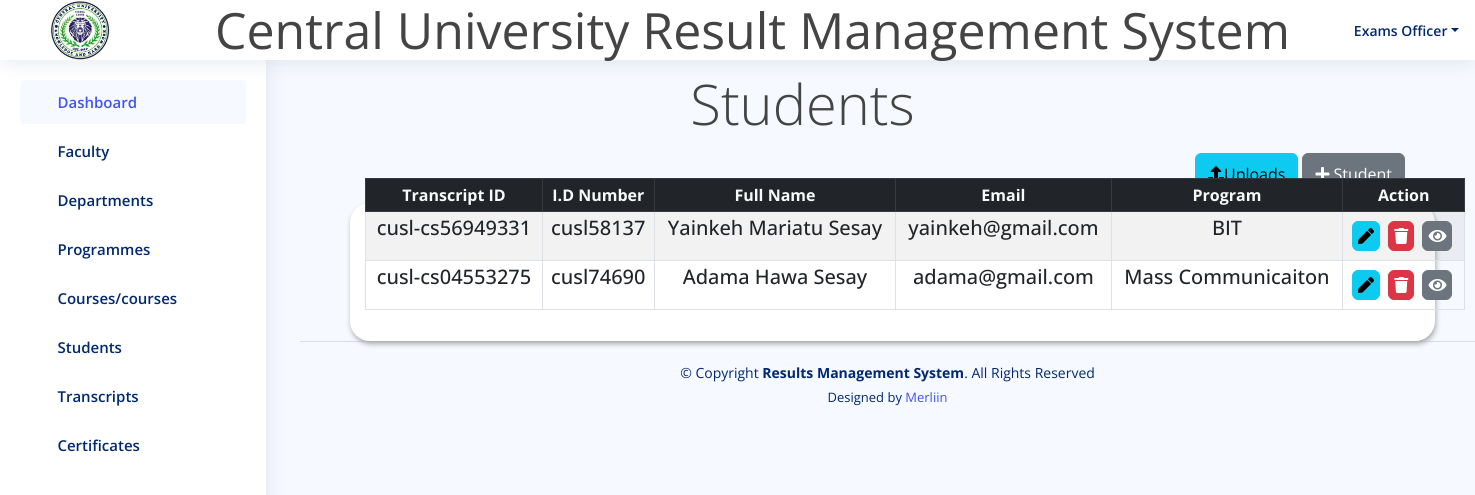
Screenshot of /result/student/ (signed in) with the database file from the repository.
### result/models.py (models this page shows, shortened)
class Student(models.Model):
    student_id = models.CharField(max_length=50, unique=True)
    transcript_id = models.CharField(max_length=50)
    fullname = models.CharField(max_length=100)
    email = models.EmailField(max_length=20)
    contact = models.CharField(max_length=15)
    gender = models.TextField(max_length=20, choices=GENDER)
    department = models.ForeignKey(Department, on_delete=models.CASCADE)
    program = models.ForeignKey(Program, on_delete=models.CASCADE)
    dob = models.DateField(null=True)
    stu_image = models.ImageField(null=True, blank=True, upload_to="media/")

class Program(models.Model):
    program = models.CharField(max_length=100)
    department = models.ForeignKey(Department, on_delete=models.CASCADE)
    def __str__(self):
        return self.program

### result/views.py (the view)
# urls.py: path('student/', views.student, name='student'),
@login_required(login_url='login')
def student(request):
    stu = Student.objects.all()
    if request.method == 'POST':
        form = StudentForm(request.POST, request.FILES)
        if form.is_valid():
                form.save()
                messages.success(request, "Student added successfully!")
                return redirect('student')
    else:
        form = StudentForm()
    return render(request, 'result/student.html', {'stu': stu, 'form': form})

### result/models.py (called while the page is built)
    def __str__(self):
        return self.department

### templates/result/student.html (shortened to what this page needs)
{% load static %}
<!DOCTYPE html>
<html lang="en">
<head>
  <link href="https://cdn.datatables.net/v/bs5/jszip-2.5.0/dt-1.13.4/b-2.3.6/b-html5-2.3.6/b-print-2.3.6/datatables.min.css" rel="stylesheet"/>
   <link rel="stylesheet" href="https://cdnjs.cloudflare.com/ajax/libs/font-awesome/5.15.4/css/all.min.css" />
  <link href="{% static 'assets/vendor/bootstrap/css/bootstrap.min.css' %}" rel="stylesheet">
  <link href="{% static 'assets/vendor/bootstrap-icons/bootstrap-icons.css' %}" rel="stylesheet">
  <link href="{% static 'assets/vendor/boxicons/css/boxicons.min.css' %}" rel="stylesheet">
  <link href="{% static 'assets/vendor/quill/quill.snow.css' %}" rel="stylesheet">
  <link href="{% static 'assets/vendor/quill/quill.bubble.css' %}" rel="stylesheet">
  <link href="{% static 'assets/vendor/remixicon/remixicon.css' %}" rel="stylesheet">
  <link href="{% static 'assets/vendor/simple-datatables/style.css' %}" rel="stylesheet">
  <link href="{% static 'assets/style.css'%}" rel="stylesheet">
  <link rel="stylesheet" href="{% static 'assets/css/result.css' %}">
</head>
<body>
  <header id="header" class="header fixed-top d-flex align-items-center">
    <div class="d-flex align-items-center justify-content-between">
      <img style="width: 60px; margin-left: -250px; margin-right: 50px; margin-top: 20px; margin-bottom:20px;"  src="{% static 'assets/img/cusl.jpeg' %}" alt="">
      <i class="bi bi-list toggle-sidebar-btn"></i>
    </div>
    <div class="search-bar">
      <marquee style="font-size: 50px;" behavior="" direction="">Central University Result Management System</marquee>
    </div>
    <nav class="header-nav ms-auto">
      <ul class="d-flex align-items-center">
        <li class="nav-item dropdown pe-3">
          <a class="nav-link nav-profile d-flex align-items-center pe-0" href="#" data-bs-toggle="dropdown">
            <span class="d-none d-md-block dropdown-toggle ps-2">Exams Officer</span>
          </a>
        </li>
      </ul>
    </nav>
  </header>
 <aside id="sidebar" class="sidebar" style="width: 18%;">
  <ul class="sidebar-nav" id="sidebar-nav">
    <li class="nav-item">
      <a class="nav-link " href="{% url 'admin1' %}">
        <i class="bi bi-grid"></i>
        <span>Dashboard</span>
      </a>
    </li>
    <li class="nav-item">
      <a class="nav-link collapsed" data-bs-target="#components-nav" data-bs-toggle="collapse" href="#">
        <i class="bi bi-menu-button-wide"></i><span>Faculty</span><i class="bi bi-chevron-down ms-auto"></i>
      </a>
    </li>
    <li class="nav-item">
      <a class="nav-link collapsed" data-bs-target="#forms-nav" data-bs-toggle="collapse" href="#">
        <i class="bi bi-journal-text"></i><span>Departments</span><i class="bi bi-chevron-down ms-auto"></i>
      </a>
    </li>
    <li class="nav-item">
      <a class="nav-link collapsed" data-bs-target="#tables-nav" data-bs-toggle="collapse" href="#">
        <i class="bi bi-layout-text-window-reverse"></i><span>Programmes</span><i class="bi bi-chevron-down ms-auto"></i>
      </a>
    </li>
    <li class="nav-item">
      <a class="nav-link collapsed" data-bs-target="#charts-nav" data-bs-toggle="collapse" href="#">
        <i class="bi bi-bar-chart"></i><span>Courses/courses</span><i class="bi bi-chevron-down ms-auto"></i>
      </a>
    </li>
    <li class="nav-item">
      <a class="nav-link collapsed" data-bs-target="#icon-nav" data-bs-toggle="collapse" href="#">
        <i class="bi bi-person"></i><span>Students</span><i class="bi bi-chevron-down ms-auto"></i>
      </a>
    </li>
    <li class="nav-item">
      <a class="nav-link collapsed" data-bs-target="#iconnavi" data-bs-toggle="collapse" href="#">
        <i class="bi bi-person"></i><span>Transcripts</span><i class="bi bi-chevron-down ms-auto"></i>
      </a>
    </li>
    <li class="nav-item">
      <a class="nav-link collapsed" data-bs-target="#iconnav" data-bs-toggle="collapse" href="#">
        <i class="bi bi-person"></i><span>Certificates</span><i class="bi bi-chevron-down ms-auto"></i>
      </a>
    </li>
  </ul>
</aside>
    <div class="container" style="margin-top:70px;">
            <div class="col-md-12 ">
                <p class="display-4 text-center" style="margin-left:130px;">Students</p>
            </div>
        </div>
        <div class="row">
          <div class="col-md-12">
              <div class="d-flex justify-content-end">
                <a href="{% url 'upload_students' %}" class="btn btn-info btn mb-2  py-2"
                   style="margin-right:4px;" type="submit">
                  <i class="fa fa-upload" aria-hidden="true"></i>Uploads</a>
                  <a href="" class="btn btn-secondary btn mb-2  py-2"
                  data-bs-toggle="modal" data-bs-target="#exampleModal" style="margin-right:70px;">
                  <i class="fas fa-plus">&nbsp;</i>Student</a>
              </div>
          </div>
      </div>
        <div class="row ml-5 pl-5">
            <div class="col-12">
                <div class="data_table" style="margin-left:350px; margin-right: 40px;">
                    <table id="example" class="table table-striped table-bordered table-sm" style="width: 1100px; margin-top: -40px;">
                        <thead class="table-dark text-center text-light">
                            <tr>
                              <th  class="text-center">Transcript ID</th>
                                <th  class="text-center">I.D Number</th>
                                <th  class="text-center">Full Name</th>
                                <th  class="text-center">Email</th>
                                <th  class="text-center">Program</th>
                                <th  class="text-center">Action</th>
                            </tr>
                        </thead>
                        <tbody  class="text-center h5">
                          {% for obj in stu %}
                            <tr>
                              <td>{{ obj.transcript_id }}</td>
                                <td>{{ obj.student_id }}</td>
                                <td>{{ obj.fullname }}</td>
                                <td>{{ obj.email }}</td>
                                <td>{{ obj.program }}</td>
                                    <td>
                                        <a href="{% url 'edit_student' obj.id %}" class="btn btn-info" title="Edit Patient">
                                            <i class="fas fa-pen"></i>
                                        </a>
                                        <a href="{% url 'delete_student' obj.id %}"  class="btn btn-danger" title="Edit Patient">
                                            <i class="fas fa-trash"></i>
                                        </a>
                                        <a href="{% url 'view_student' obj.id %}"  class="btn btn-secondary" title="Edit Patient">
                                            <i class="fas fa-eye"></i>
                                        </a>
                                    </td>
                            </tr>
                            {% endfor %}
                        </tbody>
                    </table>
                </div>
            </div>
        </div>
  <footer id="footer" class="footer">
    <div class="copyright" >
      &copy; Copyright <strong><span>Results Management System</span></strong>. All Rights Reserved
    </div>
    <div class="credits">
      Designed by <a href="">Merliin</a>
    </div>
  </footer>
</body>
</html>

### static/assets/style.css (style rules this page uses)
:root { scroll-behavior: smooth; }
body { font-family: "Open Sans", sans-serif; background: #f6f9ff; color: #444444; }
a { color: #4154f1; text-decoration: none; }
.header { transition: all 0.5s; z-index: 997; height: 60px; box-shadow: 0px 2px 20px rgba(1, 41, 112, 0.1); background-color: #fff; padding-left: 20px; }
.header .toggle-sidebar-btn { font-size: 32px; padding-left: 10px; cursor: pointer; color: #012970; }
.header .search-bar { min-width: 360px; padding: 0 20px; }
.header-nav ul { list-style: none; }
.header-nav>ul { margin: 0; padding: 0; }
.header-nav .nav-profile { color: #012970; }
.header-nav .nav-profile span { font-size: 14px; font-weight: 600; }
.sidebar { position: fixed; top: 60px; left: 0; bottom: 0; width: 300px; z-index: 996; transition: all 0.3s; padding: 20px; overflow-y: auto; scrollbar-width: thin; scrollbar-color: #aab7cf transparent; box-shadow: 0px 0px 20px rgba(1, 41, 112, 0.1); background-color: #fff; }
@media (min-width: 1200px) { #main, #footer { margin-left: 300px; } }
.sidebar-nav { padding: 0; margin: 0; list-style: none; }
.sidebar-nav li { padding: 0; margin: 0; list-style: none; }
.sidebar-nav .nav-item { margin-bottom: 5px; }
.sidebar-nav .nav-link { display: flex; align-items: center; font-size: 15px; font-weight: 600; color: #4154f1; transition: 0.3; background: #f6f9ff; padding: 10px 15px; border-radius: 4px; }
.sidebar-nav .nav-link i { font-size: 16px; margin-right: 10px; color: #4154f1; }
.sidebar-nav .nav-link.collapsed { color: #012970; background: #fff; }
.sidebar-nav .nav-link.collapsed i { color: #899bbd; }
.sidebar-nav .nav-link .bi-chevron-down { margin-right: 0; transition: transform 0.2s ease-in-out; }
.footer { padding: 20px 0; font-size: 14px; transition: all 0.3s; border-top: 1px solid #cddfff; }
.footer .copyright { text-align: center; color: #012970; }
.footer .credits { padding-top: 5px; text-align: center; font-size: 13px; color: #012970; }

### static/assets/css/result.css (style rules this page uses)
.data_table { background: #fff; padding: 15px; box-shadow: 1px 3px 5px #aaa; border-radius: 20px; }
.data_table .btn { padding: 2px 5px; margin: 5px 3px 5px 0; }

### rows the page displays
Student: transcript_id "cusl-cs56949331", student_id "cusl58137", fullname "Yainkeh Mariatu Sesay", email "yainkeh@gmail.com", program "BIT"
Student: transcript_id "cusl-cs04553275", student_id "cusl74690", fullname "Adama Hawa Sesay", email "adama@gmail.com", program "Mass Communicaiton"
